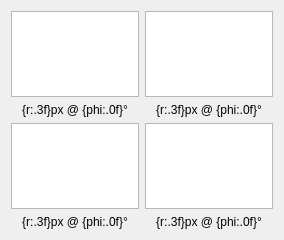
<?xml version="1.0" encoding="UTF-8"?>
<ui version="4.0">
 <class>Form</class>
 <widget class="QWidget" name="Form">
  <property name="geometry">
   <rect>
    <x>0</x>
    <y>0</y>
    <width>284</width>
    <height>240</height>
   </rect>
  </property>
  <property name="windowTitle">
   <string>Form</string>
  </property>
  <layout class="QGridLayout" name="gridLayout">
   <item row="1" column="0">
    <widget class="KLabel" name="label_1">
     <property name="text">
      <string>{r:.3f}px @ {phi:.0f}°</string>
     </property>
     <property name="alignment">
      <set>Qt::AlignCenter</set>
     </property>
    </widget>
   </item>
   <item row="2" column="0">
    <widget class="KGraphicsView" name="view_3">
     <property name="verticalScrollBarPolicy">
      <enum>Qt::ScrollBarAlwaysOff</enum>
     </property>
     <property name="horizontalScrollBarPolicy">
      <enum>Qt::ScrollBarAlwaysOff</enum>
     </property>
    </widget>
   </item>
   <item row="0" column="0">
    <widget class="KGraphicsView" name="view_1">
     <property name="verticalScrollBarPolicy">
      <enum>Qt::ScrollBarAlwaysOff</enum>
     </property>
     <property name="horizontalScrollBarPolicy">
      <enum>Qt::ScrollBarAlwaysOff</enum>
     </property>
    </widget>
   </item>
   <item row="0" column="1">
    <widget class="KGraphicsView" name="view_2">
     <property name="verticalScrollBarPolicy">
      <enum>Qt::ScrollBarAlwaysOff</enum>
     </property>
     <property name="horizontalScrollBarPolicy">
      <enum>Qt::ScrollBarAlwaysOff</enum>
     </property>
    </widget>
   </item>
   <item row="2" column="1">
    <widget class="KGraphicsView" name="view_4">
     <property name="verticalScrollBarPolicy">
      <enum>Qt::ScrollBarAlwaysOff</enum>
     </property>
     <property name="horizontalScrollBarPolicy">
      <enum>Qt::ScrollBarAlwaysOff</enum>
     </property>
    </widget>
   </item>
   <item row="1" column="1">
    <widget class="KLabel" name="label_2">
     <property name="text">
      <string>{r:.3f}px @ {phi:.0f}°</string>
     </property>
     <property name="alignment">
      <set>Qt::AlignCenter</set>
     </property>
    </widget>
   </item>
   <item row="3" column="0">
    <widget class="KLabel" name="label_3">
     <property name="text">
      <string>{r:.3f}px @ {phi:.0f}°</string>
     </property>
     <property name="alignment">
      <set>Qt::AlignCenter</set>
     </property>
    </widget>
   </item>
   <item row="3" column="1">
    <widget class="KLabel" name="label_4">
     <property name="text">
      <string>{r:.3f}px @ {phi:.0f}°</string>
     </property>
     <property name="alignment">
      <set>Qt::AlignCenter</set>
     </property>
    </widget>
   </item>
  </layout>
 </widget>
 <customwidgets>
  <customwidget>
   <class>KGraphicsView</class>
   <extends>QGraphicsView</extends>
   <header>kalao</header>
  </customwidget>
  <customwidget>
   <class>KLabel</class>
   <extends>QLabel</extends>
   <header>kalao</header>
  </customwidget>
 </customwidgets>
 <resources/>
 <connections/>
</ui>
